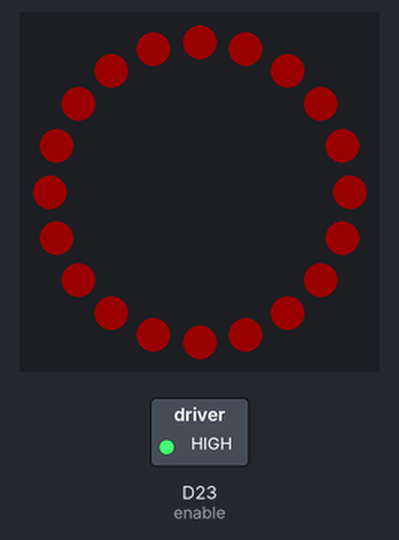
A program run on a simulated Circuit Playground running CircuitPython. On the bench: 20 RGB LEDs in a ring, first at the top, clockwise, switched loads named in the program (green lamp = pin HIGH). Dim RGB values are drawn brighter than linear.

Above: at 0.05 s.
At 2.2 s:
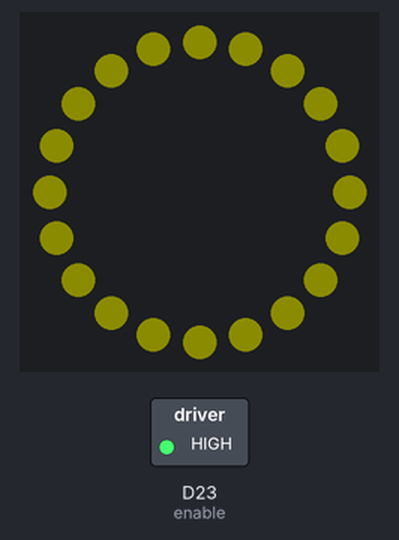
At 4.37 s:
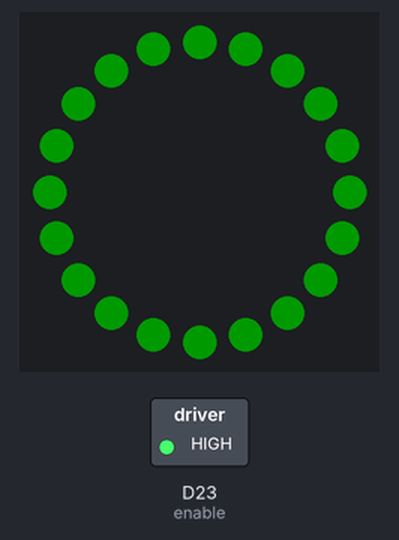
At 6.55 s:
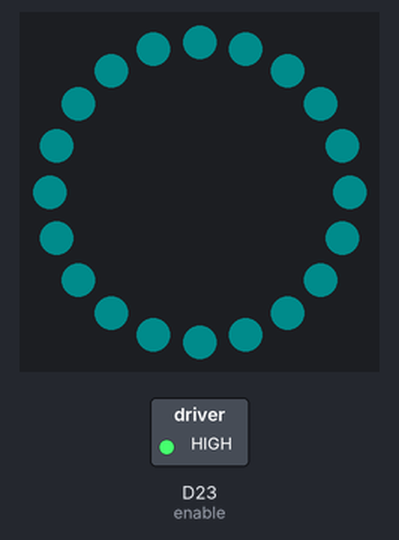
At 8.73 s:
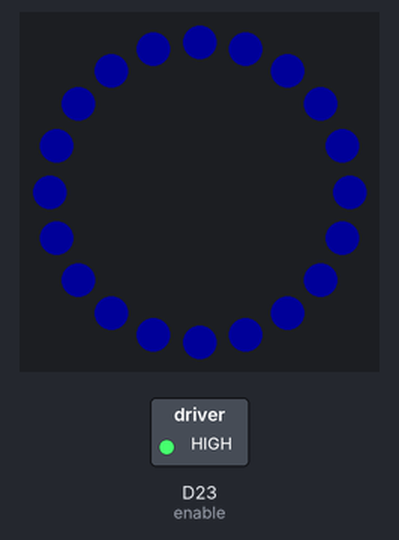
At 11.52 s:
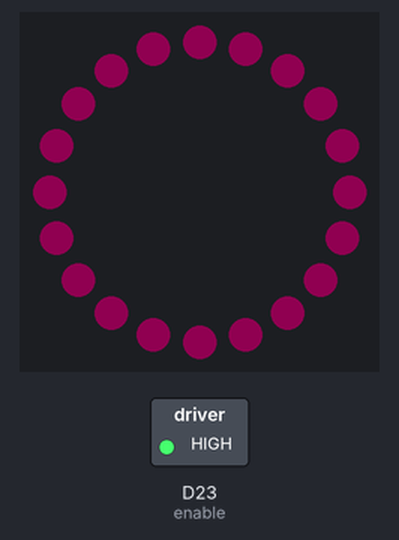

The program:

neopixel_rainbow.py
```python
import time
import board, digitalio
import neopixel
import rainbowio

# Inicializacion de pines de control NeoPixels
pixel_pin = board.GP22
pixel_enable = board.GP23 # Pin de habilitacion
num_pixels = 20 # Cantidad de Pixeles del Kit

pixel = neopixel.NeoPixel(pixel_pin, num_pixels, brightness=0.1, auto_write=False)
enable = digitalio.DigitalInOut(pixel_enable)
enable.direction = digitalio.Direction.OUTPUT
enable.value = True # Poner pin de habilitacion en ALTO

i=0

while True:

    color = rainbowio.colorwheel(i % 256)
    pixel.fill(color)
    pixel.show()
    i += 1
    time.sleep(0.05)
```

Measured:
- by itself, everything shown: repeats every 13.1 s, in 150 steps
